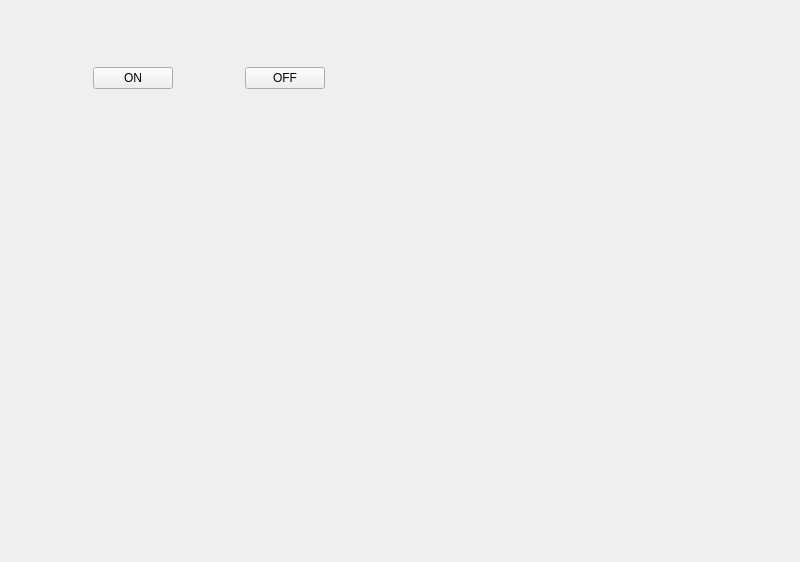
<?xml version="1.0" encoding="UTF-8"?>
<ui version="4.0">
 <class>MainWindow</class>
 <widget class="QMainWindow" name="MainWindow">
  <property name="geometry">
   <rect>
    <x>0</x>
    <y>0</y>
    <width>800</width>
    <height>562</height>
   </rect>
  </property>
  <property name="windowTitle">
   <string>MainWindow</string>
  </property>
  <widget class="QWidget" name="centralwidget">
   <layout class="QHBoxLayout" name="horizontalLayout">
    <item>
     <widget class="QWidget" name="widgetGauche" native="true">
      <property name="minimumSize">
       <size>
        <width>400</width>
        <height>400</height>
       </size>
      </property>
      <property name="maximumSize">
       <size>
        <width>400</width>
        <height>16777215</height>
       </size>
      </property>
      <layout class="QVBoxLayout" name="verticalLayout">
       <item>
        <widget class="QWidget" name="widgetBP" native="true">
         <property name="maximumSize">
          <size>
           <width>400</width>
           <height>16777215</height>
          </size>
         </property>
         <layout class="QHBoxLayout" name="horizontalLayout_2">
          <item>
           <spacer name="horizontalSpacer_2">
            <property name="orientation">
             <enum>Qt::Horizontal</enum>
            </property>
            <property name="sizeHint" stdset="0">
             <size>
              <width>57</width>
              <height>20</height>
             </size>
            </property>
           </spacer>
          </item>
          <item>
           <widget class="QPushButton" name="bp_ON">
            <property name="text">
             <string>ON</string>
            </property>
           </widget>
          </item>
          <item>
           <spacer name="horizontalSpacer_3">
            <property name="orientation">
             <enum>Qt::Horizontal</enum>
            </property>
            <property name="sizeHint" stdset="0">
             <size>
              <width>57</width>
              <height>20</height>
             </size>
            </property>
           </spacer>
          </item>
          <item>
           <widget class="QPushButton" name="bp_OFF">
            <property name="text">
             <string>OFF</string>
            </property>
           </widget>
          </item>
          <item>
           <spacer name="horizontalSpacer">
            <property name="orientation">
             <enum>Qt::Horizontal</enum>
            </property>
            <property name="sizeHint" stdset="0">
             <size>
              <width>57</width>
              <height>20</height>
             </size>
            </property>
           </spacer>
          </item>
         </layout>
        </widget>
       </item>
       <item>
        <widget class="WidgetLidar" name="widgetLidar" native="true">
         <property name="minimumSize">
          <size>
           <width>400</width>
           <height>400</height>
          </size>
         </property>
         <property name="maximumSize">
          <size>
           <width>400</width>
           <height>400</height>
          </size>
         </property>
        </widget>
       </item>
      </layout>
     </widget>
    </item>
    <item>
     <widget class="WidgetVoiture" name="widgetVoiture" native="true">
      <property name="minimumSize">
       <size>
        <width>100</width>
        <height>0</height>
       </size>
      </property>
     </widget>
    </item>
   </layout>
  </widget>
 </widget>
 <customwidgets>
  <customwidget>
   <class>WidgetLidar</class>
   <extends>QWidget</extends>
   <header>widgetlidar.h</header>
   <container>1</container>
  </customwidget>
  <customwidget>
   <class>WidgetVoiture</class>
   <extends>QWidget</extends>
   <header>widgetvoiture.h</header>
   <container>1</container>
  </customwidget>
 </customwidgets>
 <resources/>
 <connections/>
</ui>
